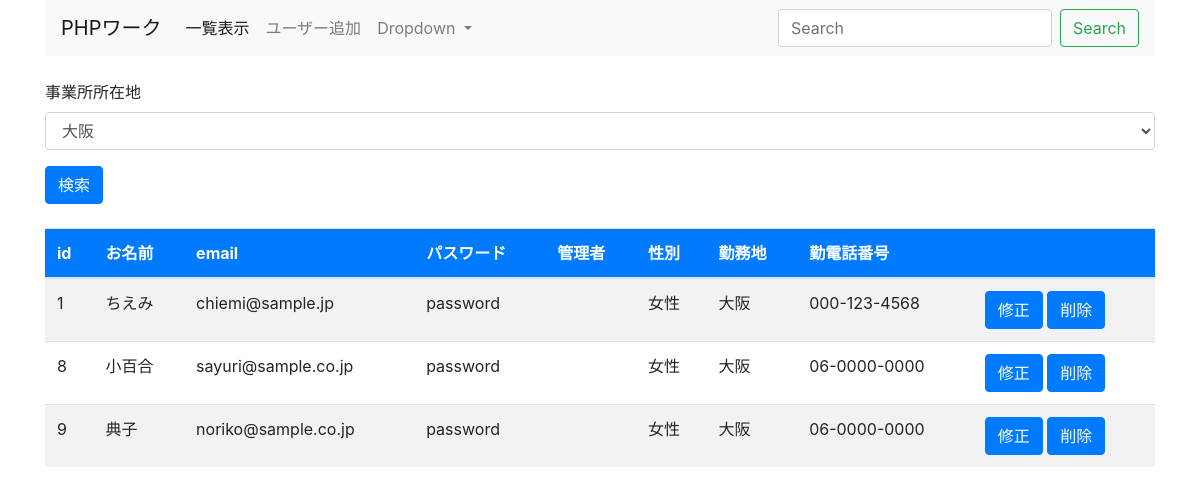
Page /3/index.php?pref=大阪 on the committed database.
### tables this page shows
CREATE TABLE "users" (
	"id"	INTEGER NOT NULL PRIMARY KEY AUTOINCREMENT,
	"name"	TEXT NOT NULL,
	"email"	TEXT NOT NULL,
	"password"	TEXT NOT NULL,
	"is_admin"	INTEGER NOT NULL DEFAULT 0,
	"gender"	INTEGER NOT NULL,
	"pref"	TEXT,
	"tel"	TEXT
);

### 3/index.php (the view, shortened to what this page needs)
<?php
$pref = '';
if (isset($_GET['pref'])) {
    $pref = $_GET['pref'];
}
$dsn = 'sqlite:../work.db';
$dbh = new PDO($dsn);
$dbh->setAttribute(PDO::ATTR_ERRMODE, PDO::ERRMODE_EXCEPTION);
$sql = 'select * from users';
if ($pref) {
    $sql .= ' where pref=:pref';
}
$stmt = $dbh->prepare($sql);
if ($pref) {
    $stmt->bindValue(':pref', $pref, PDO::PARAM_STR);
}
$stmt->execute();
$list = $stmt->fetchAll(PDO::FETCH_ASSOC);
?>
<!DOCTYPE html>
<html lang="en">
<head>
    <link rel="stylesheet" href="https://stackpath.bootstrapcdn.com/bootstrap/4.4.1/css/bootstrap.min.css">
</head>
<body>
    <div class="container">
        <nav class="navbar navbar-expand-lg navbar-light bg-light">
            <a class="navbar-brand" href="./">PHPワーク</a>
            <div class="collapse navbar-collapse" id="navbarSupportedContent">
                <ul class="navbar-nav mr-auto">
                    <li class="nav-item active">
                        <a class="nav-link" href="./">一覧表示 <span class="sr-only">(current)</span></a>
                    </li>
                    <li class="nav-item">
                        <a class="nav-link" href="./add.php">ユーザー追加</a>
                    </li>
                    <li class="nav-item dropdown">
                        <a class="nav-link dropdown-toggle" href="#" id="navbarDropdown" role="button" data-toggle="dropdown" aria-haspopup="true" aria-expanded="false">
                            Dropdown
                        </a>
                    </li>
                </ul>
                <form class="form-inline my-2 my-lg-0">
                    <input class="form-control mr-sm-2" type="search" placeholder="Search" aria-label="Search">
                    <button class="btn btn-outline-success my-2 my-sm-0" type="submit">Search</button>
                </form>
            </div>
        </nav>
        <form method="get" action="./" class="my-4">
            <div class="form-group">
                <label for="pref">事業所所在地</label>
                <select name="pref" id="pref" class="form-control">
                    <option value="大阪" <?php if ($pref == '大阪') echo ' selected' ?>>大阪</option>
                </select>
            </div>
            <div class="my-2">
                <input type="submit" value="検索" class="btn btn-primary">
            </div>
        </form>
        <table class="table table-striped table-hover my-3">
            <thead class="bg-primary text-white">
                <tr>
                    <th>id</th>
                    <th>お名前</th>
                    <th>email</th>
                    <th>パスワード</th>
                    <th>管理者</th>
                    <th>性別</th>
                    <th>勤務地</th>
                    <th>勤電話番号</th>
                    <th></th>
                </tr>
            </thead>
            <tbody>
                <?php foreach ($list as $v) : ?>
                    <tr>
                        <td><?= $v['id'] ?></td>
                        <td><?= $v['name'] ?></td>
                        <td><?= $v['email'] ?></td>
                        <td><?= $v['password'] ?></td>
                        <td><?php if ($v['is_admin'] == 1) echo 'はい' ?></td>
                        <td>
                            <?php if ($v['gender'] == 1) : ?>
                                男性
                            <?php elseif ($v['gender'] == 2) : ?>
                                女性
                            <?php else : ?>
                                その他
                            <?php endif ?>
                        </td>
                        <td><?= $v['pref'] ?></td>
                        <td><?= $v['tel'] ?></td>
                        <td>
                        <form action="./update.php" method="post" style="display: inline">
                                <input type="submit" class="btn btn-primary" value="修正">
                            </form>
                            <form action="./delete_action.php" method="post" style="display: inline">
                                <input type="submit" class="btn btn-primary" value="削除">
                            </form>
                        </td>
                    </tr>
                <?php endforeach ?>
            </tbody>
        </table>
    </div>
</body>
</html>

### rows in the picture
users: id "1", name "ちえみ", email "chiemi@sample.jp", password "password", gender "女性", pref "大阪", tel "000-123-4568"
users: id "8", name "小百合", email "sayuri@sample.co.jp", password "password", gender "女性", pref "大阪", tel "06-0000-0000"
users: id "9", name "典子", email "noriko@sample.co.jp", password "password", gender "女性", pref "大阪", tel "06-0000-0000"
